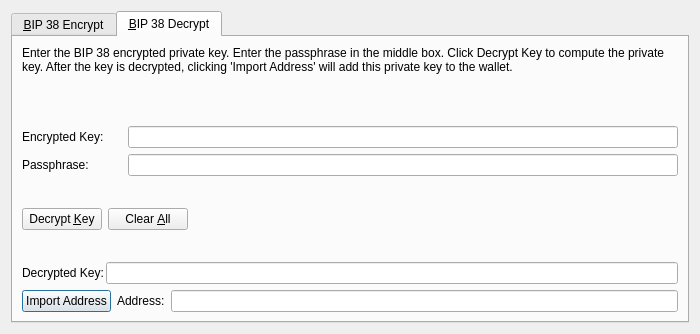
<?xml version="1.0" encoding="UTF-8"?>
<ui version="4.0">
 <class>Bip38ToolDialog</class>
 <widget class="QDialog" name="Bip38ToolDialog">
  <property name="geometry">
   <rect>
    <x>0</x>
    <y>0</y>
    <width>700</width>
    <height>334</height>
   </rect>
  </property>
  <property name="windowTitle">
   <string>BIP 38 Tool</string>
  </property>
  <property name="modal">
   <bool>true</bool>
  </property>
  <layout class="QVBoxLayout" name="verticalLayout">
   <item>
    <widget class="QTabWidget" name="tabWidget">
     <property name="currentIndex">
      <number>1</number>
     </property>
     <widget class="QWidget" name="tabBip38Encrypt">
      <attribute name="title">
       <string>&amp;BIP 38 Encrypt</string>
      </attribute>
      <layout class="QVBoxLayout" name="verticalLayout_SM">
       <item>
        <widget class="QLabel" name="infoLabel_ENC">
         <property name="text">
          <string>Enter a SATC Address that you would like to encrypt using BIP 38. Enter a passphrase in the middle box. Press encrypt to compute the encrypted private key.</string>
         </property>
         <property name="textFormat">
          <enum>Qt::PlainText</enum>
         </property>
         <property name="wordWrap">
          <bool>true</bool>
         </property>
        </widget>
       </item>
       <item>
        <layout class="QHBoxLayout" name="horizontalLayout_1_ENC">
         <property name="spacing">
          <number>2</number>
         </property>
         <item>
          <widget class="QLabel" name="label_5">
           <property name="minimumSize">
            <size>
             <width>102</width>
             <height>0</height>
            </size>
           </property>
           <property name="text">
            <string>Address:</string>
           </property>
          </widget>
         </item>
         <item>
          <widget class="QValidatedLineEdit" name="addressIn_ENC">
           <property name="toolTip">
            <string>The SATC address to sign the message with</string>
           </property>
          </widget>
         </item>
         <item>
          <widget class="QPushButton" name="addressBookButton_ENC">
           <property name="toolTip">
            <string>Choose previously used address</string>
           </property>
           <property name="text">
            <string/>
           </property>
           <property name="icon">
            <iconset resource="../satc.qrc">
             <normaloff>:/icons/address-book</normaloff>:/icons/address-book</iconset>
           </property>
           <property name="shortcut">
            <string>Alt+A</string>
           </property>
           <property name="autoDefault">
            <bool>false</bool>
           </property>
          </widget>
         </item>
         <item>
          <widget class="QPushButton" name="pasteButton_ENC">
           <property name="toolTip">
            <string>Paste address from clipboard</string>
           </property>
           <property name="text">
            <string/>
           </property>
           <property name="icon">
            <iconset resource="../satc.qrc">
             <normaloff>:/icons/editpaste</normaloff>:/icons/editpaste</iconset>
           </property>
           <property name="shortcut">
            <string>Alt+P</string>
           </property>
           <property name="autoDefault">
            <bool>false</bool>
           </property>
          </widget>
         </item>
        </layout>
       </item>
       <item>
        <layout class="QHBoxLayout" name="horizontalLayout_5">
         <property name="spacing">
          <number>2</number>
         </property>
         <item>
          <widget class="QLabel" name="label_6">
           <property name="minimumSize">
            <size>
             <width>102</width>
             <height>0</height>
            </size>
           </property>
           <property name="text">
            <string>Passphrase: </string>
           </property>
          </widget>
         </item>
         <item>
          <widget class="QLineEdit" name="passphraseIn_ENC">
           <property name="echoMode">
            <enum>QLineEdit::Password</enum>
           </property>
          </widget>
         </item>
        </layout>
       </item>
       <item>
        <layout class="QHBoxLayout" name="horizontalLayout_2_ENC">
         <property name="spacing">
          <number>2</number>
         </property>
         <item>
          <widget class="QLabel" name="encryptedKeyLabel_ENC">
           <property name="text">
            <string>Encrypted Key:</string>
           </property>
           <property name="textFormat">
            <enum>Qt::PlainText</enum>
           </property>
          </widget>
         </item>
         <item>
          <widget class="QLineEdit" name="encryptedKeyOut_ENC">
           <property name="font">
            <font>
             <italic>true</italic>
            </font>
           </property>
           <property name="readOnly">
            <bool>true</bool>
           </property>
          </widget>
         </item>
         <item>
          <widget class="QPushButton" name="copyKeyButton_ENC">
           <property name="toolTip">
            <string>Copy the current signature to the system clipboard</string>
           </property>
           <property name="text">
            <string/>
           </property>
           <property name="icon">
            <iconset resource="../satc.qrc">
             <normaloff>:/icons/editcopy</normaloff>:/icons/editcopy</iconset>
           </property>
           <property name="autoDefault">
            <bool>false</bool>
           </property>
          </widget>
         </item>
        </layout>
       </item>
       <item>
        <layout class="QHBoxLayout" name="horizontalLayout_3_ENC">
         <item>
          <widget class="QPushButton" name="encryptKeyButton_ENC">
           <property name="toolTip">
            <string>Sign the message to prove you own this SATC address</string>
           </property>
           <property name="text">
            <string>Encrypt &amp;Key</string>
           </property>
           <property name="icon">
            <iconset resource="../satc.qrc">
             <normaloff>:/icons/edit</normaloff>:/icons/edit</iconset>
           </property>
           <property name="autoDefault">
            <bool>false</bool>
           </property>
          </widget>
         </item>
         <item>
          <widget class="QPushButton" name="clearButton_ENC">
           <property name="toolTip">
            <string>Reset all sign message fields</string>
           </property>
           <property name="text">
            <string>Clear &amp;All</string>
           </property>
           <property name="icon">
            <iconset resource="../satc.qrc">
             <normaloff>:/icons/remove</normaloff>:/icons/remove</iconset>
           </property>
           <property name="autoDefault">
            <bool>false</bool>
           </property>
          </widget>
         </item>
         <item>
          <spacer name="horizontalSpacer_1_ENC">
           <property name="orientation">
            <enum>Qt::Horizontal</enum>
           </property>
           <property name="sizeHint" stdset="0">
            <size>
             <width>40</width>
             <height>48</height>
            </size>
           </property>
          </spacer>
         </item>
         <item>
          <widget class="QLabel" name="statusLabel_ENC">
           <property name="font">
            <font>
             <weight>75</weight>
             <bold>true</bold>
            </font>
           </property>
           <property name="text">
            <string/>
           </property>
           <property name="wordWrap">
            <bool>true</bool>
           </property>
          </widget>
         </item>
         <item>
          <spacer name="horizontalSpacer_2_ENC">
           <property name="orientation">
            <enum>Qt::Horizontal</enum>
           </property>
           <property name="sizeHint" stdset="0">
            <size>
             <width>40</width>
             <height>48</height>
            </size>
           </property>
          </spacer>
         </item>
        </layout>
       </item>
      </layout>
     </widget>
     <widget class="QWidget" name="tabBip38Decrypt">
      <attribute name="title">
       <string>&amp;BIP 38 Decrypt</string>
      </attribute>
      <layout class="QVBoxLayout" name="verticalLayout_VM">
       <item>
        <widget class="QLabel" name="infoLabel_DEC">
         <property name="text">
          <string>Enter the BIP 38 encrypted private key. Enter the passphrase in the middle box. Click Decrypt Key to compute the private key. After the key is decrypted, clicking 'Import Address' will add this private key to the wallet.</string>
         </property>
         <property name="textFormat">
          <enum>Qt::PlainText</enum>
         </property>
         <property name="alignment">
          <set>Qt::AlignLeading|Qt::AlignLeft|Qt::AlignTop</set>
         </property>
         <property name="wordWrap">
          <bool>true</bool>
         </property>
        </widget>
       </item>
       <item>
        <layout class="QHBoxLayout" name="horizontalLayout_3">
         <property name="spacing">
          <number>2</number>
         </property>
         <item>
          <widget class="QLabel" name="label_2">
           <property name="minimumSize">
            <size>
             <width>104</width>
             <height>0</height>
            </size>
           </property>
           <property name="text">
            <string>Encrypted Key:</string>
           </property>
          </widget>
         </item>
         <item>
          <widget class="QValidatedLineEdit" name="encryptedKeyIn_DEC">
           <property name="toolTip">
            <string>The SATC address the message was signed with</string>
           </property>
          </widget>
         </item>
        </layout>
       </item>
       <item>
        <layout class="QHBoxLayout" name="horizontalLayout">
         <property name="spacing">
          <number>2</number>
         </property>
         <item>
          <widget class="QLabel" name="label">
           <property name="minimumSize">
            <size>
             <width>104</width>
             <height>0</height>
            </size>
           </property>
           <property name="text">
            <string>Passphrase: </string>
           </property>
          </widget>
         </item>
         <item>
          <widget class="QLineEdit" name="passphraseIn_DEC">
           <property name="echoMode">
            <enum>QLineEdit::Password</enum>
           </property>
          </widget>
         </item>
        </layout>
       </item>
       <item>
        <layout class="QHBoxLayout" name="horizontalLayout_2_DEC">
         <item>
          <widget class="QPushButton" name="decryptKeyButton_DEC">
           <property name="toolTip">
            <string>Verify the message to ensure it was signed with the specified SATC address</string>
           </property>
           <property name="text">
            <string>Decrypt &amp;Key</string>
           </property>
           <property name="icon">
            <iconset resource="../satc.qrc">
             <normaloff>:/icons/transaction_0</normaloff>:/icons/transaction_0</iconset>
           </property>
           <property name="autoDefault">
            <bool>false</bool>
           </property>
          </widget>
         </item>
         <item>
          <widget class="QPushButton" name="clearButton_DEC">
           <property name="toolTip">
            <string>Reset all verify message fields</string>
           </property>
           <property name="text">
            <string>Clear &amp;All</string>
           </property>
           <property name="icon">
            <iconset resource="../satc.qrc">
             <normaloff>:/icons/remove</normaloff>:/icons/remove</iconset>
           </property>
           <property name="autoDefault">
            <bool>false</bool>
           </property>
          </widget>
         </item>
         <item>
          <spacer name="horizontalSpacer_1_DEC">
           <property name="orientation">
            <enum>Qt::Horizontal</enum>
           </property>
           <property name="sizeHint" stdset="0">
            <size>
             <width>40</width>
             <height>48</height>
            </size>
           </property>
          </spacer>
         </item>
         <item>
          <widget class="QLabel" name="statusLabel_DEC">
           <property name="font">
            <font>
             <weight>75</weight>
             <bold>true</bold>
            </font>
           </property>
           <property name="text">
            <string/>
           </property>
           <property name="wordWrap">
            <bool>true</bool>
           </property>
          </widget>
         </item>
         <item>
          <spacer name="horizontalSpacer_2_DEC">
           <property name="orientation">
            <enum>Qt::Horizontal</enum>
           </property>
           <property name="sizeHint" stdset="0">
            <size>
             <width>40</width>
             <height>48</height>
            </size>
           </property>
          </spacer>
         </item>
        </layout>
       </item>
       <item>
        <layout class="QHBoxLayout" name="horizontalLayout_2">
         <property name="spacing">
          <number>2</number>
         </property>
         <item>
          <widget class="QLabel" name="label_3">
           <property name="text">
            <string>Decrypted Key:</string>
           </property>
          </widget>
         </item>
         <item>
          <widget class="QValidatedLineEdit" name="decryptedKeyOut_DEC"/>
         </item>
        </layout>
       </item>
       <item>
        <layout class="QHBoxLayout" name="horizontalLayout_4">
         <item>
          <widget class="QPushButton" name="importAddressButton_DEC">
           <property name="text">
            <string>Import Address</string>
           </property>
          </widget>
         </item>
         <item>
          <widget class="QLabel" name="label_4">
           <property name="text">
            <string>Address:</string>
           </property>
          </widget>
         </item>
         <item>
          <widget class="QLineEdit" name="addressOut_DEC"/>
         </item>
        </layout>
       </item>
      </layout>
     </widget>
    </widget>
   </item>
  </layout>
 </widget>
 <customwidgets>
  <customwidget>
   <class>QValidatedLineEdit</class>
   <extends>QLineEdit</extends>
   <header>qvalidatedlineedit.h</header>
  </customwidget>
 </customwidgets>
 <resources>
  <include location="../satc.qrc"/>
 </resources>
 <connections/>
</ui>
